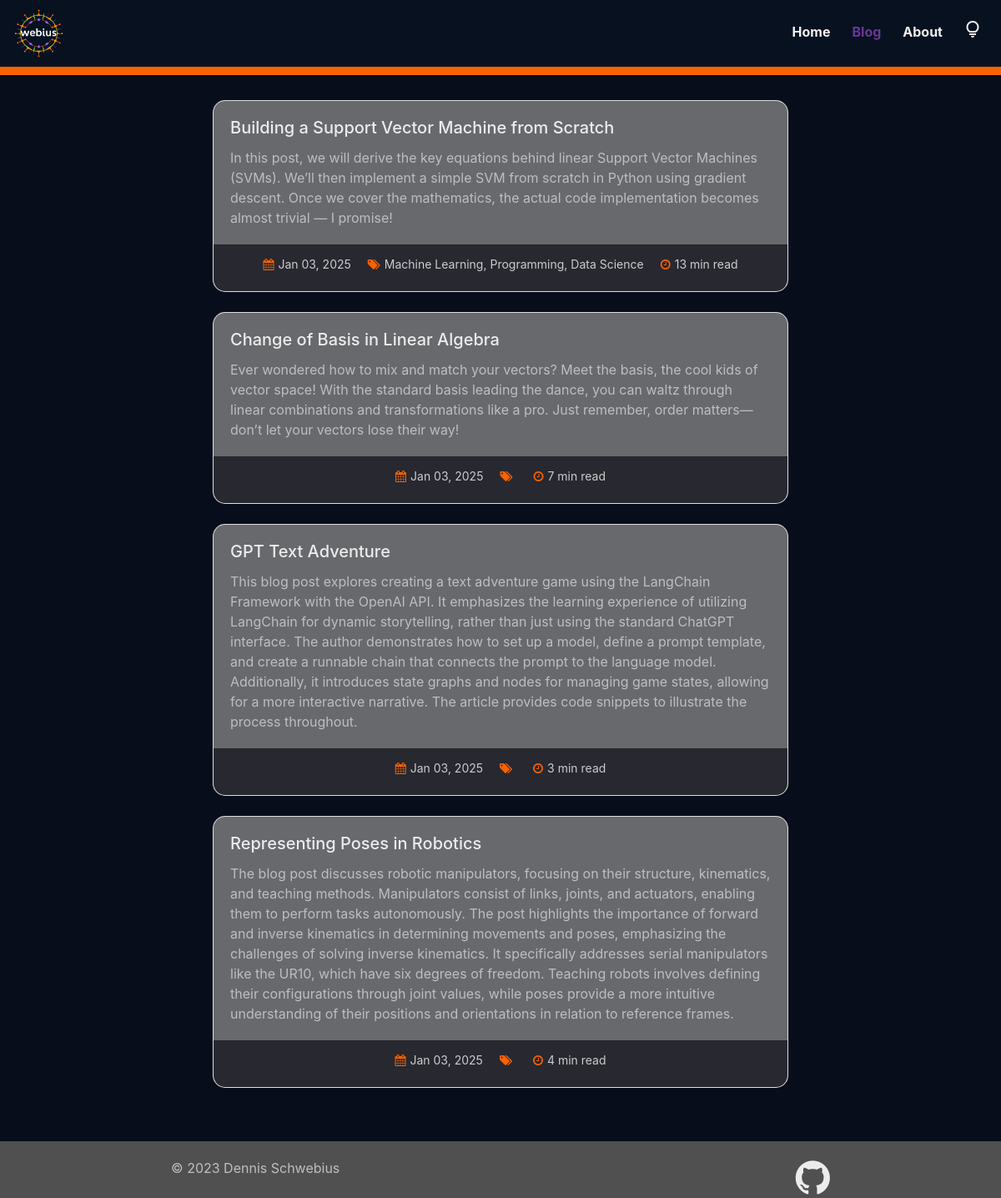
The page /articles on the database its author committed.
### blog/models.py (models this page shows, shortened)
class Article(models.Model):
    id = models.IntegerField(primary_key=True)
    title = models.CharField(max_length=100)
    slug = models.SlugField(unique=True, blank=True)
    date = models.DateTimeField(default=timezone.now)
    description = models.TextField(default="", blank=True)
    content = models.TextField()
    read_time = models.IntegerField(default=0)
    categories = models.ManyToManyField(Category, blank=True, related_name="articles")
    previous_article = models.ForeignKey(
        'self', on_delete=models.SET_NULL, related_name='previous_articles', null=True, blank=True, default=None
    )

class Category(models.Model):
    name = models.CharField(max_length=50, unique=True)

### blog/views.py (the view)
# urls.py: path('articles', views.articles, name="blog-articles"),
def articles(request):
    return render(request, 'blog/articles.html', {"articles" : Article.objects.all().order_by('-date')})

### blog/templates/blog/articles.html (shortened to what this page needs)
{% extends "blog/base_footer.html" %}
{% block body %}
<div class="container body">
    <div class="row">
        {% for article in articles %}
            <div class="col-12 mb-4">
                <div class="card h-100">
                    <div class="card-body">
                        <h5 class="card-title">
                            <a href="article/{{ article.slug }}">{{ article.title }}</a>
                        </h5>
                        <p class="card-text">{{ article.description }}</p>
                    </div>
                    <div class="card-footer text-center">
                        <div class="card-meta-icons">
                            <span class="card-meta">
                                <i class="fa fa-calendar"></i>
                                {{ article.date|date:"M d, Y" }}
                            </span>
                            <span class="card-meta">
                                <i class="fa fa-tags"></i>
                                {% for category in article.categories.all %}
                                    {{ category.name }}{% if not forloop.last %}, {% endif %}
                                {% endfor %}
                            </span>
                            <span class="card-meta">
                                <i class="fa fa-clock-o"></i>
                                {{ article.read_time }} min read
                            </span>
                        </div>
                    </div>
                </div>
            </div>
        {% endfor %}
    </div>
</div>
{% endblock %}

### blog/static/blog/main.css (style rules this page uses)
body.dark-mode { background-color: #070d1a; color: rgb(190, 190, 190); }
.body { padding-left: 30px; padding-right: 30px; padding-top: 40px; padding-bottom: 40px; max-width: 750px; }
.card { border-radius: 15px; overflow: hidden; }
.card-body { background-color: #68696d; }
.card-footer { background-color: rgb(40, 40, 49); }
.card-meta-icons { display: flex; justify-content: center; align-items: center; gap: 20px; margin-bottom: 10px; }
.card-meta { display: flex; align-items: center; font-size: 14px; color: #ccc; }
.card-meta i { margin-right: 5px; color: #f76300; }
a { color: rgb(236, 236, 236); text-decoration: none; transition: color 0.3s ease; }

### rows shown on the page
Article: title "Building a Support Vector Machine from Scratch", description "In this post, we will derive the key equations behind linear Support Vector Machines (SVMs). We’ll then implement a simple SVM from scratch in Python using gradient descent. Once we cover the mathematics, the actual code implementation becomes almost trivial — I promise!", date "Jan 03, 2025", read_time "13"
Category: name "Machine Learning"
Category: name "Programming"
Category: name "Data Science"
Article: title "Change of Basis in Linear Algebra", description "Ever wondered how to mix and match your vectors? Meet the basis, the cool kids of vector space! With the standard basis leading the dance, you can waltz through linear combinations and transformations like a pro. Just remember, order matters—don’t let your vectors lose their way!", date "Jan 03, 2025", read_time "7"
Article: title "GPT Text Adventure", description "This blog post explores creating a text adventure game using the LangChain Framework with the OpenAI API. It emphasizes the learning experience of utilizing LangChain for dynamic storytelling, rather than just using the standard ChatGPT interface. The author demonstrates how to set up a model, define a prompt template, and create a runnable chain that connects the prompt to the language model. Additionally, it introduces state graphs and nodes for managing game states, allowing for a more interactive narrative. The article provides code snippets to illustrate the process throughout.", date "Jan 03, 2025", read_time "3"
Article: title "Representing Poses in Robotics", description "The blog post discusses robotic manipulators, focusing on their structure, kinematics, and teaching methods. Manipulators consist of links, joints, and actuators, enabling them to perform tasks autonomously. The post highlights the importance of forward and inverse kinematics in determining movements and poses, emphasizing the challenges of solving inverse kinematics. It specifically addresses serial manipulators like the UR10, which have six degrees of freedom. Teaching robots involves defining their configurations through joint values, while poses provide a more intuitive understanding of their positions and orientations in relation to reference frames.", date "Jan 03, 2025", read_time "4"
